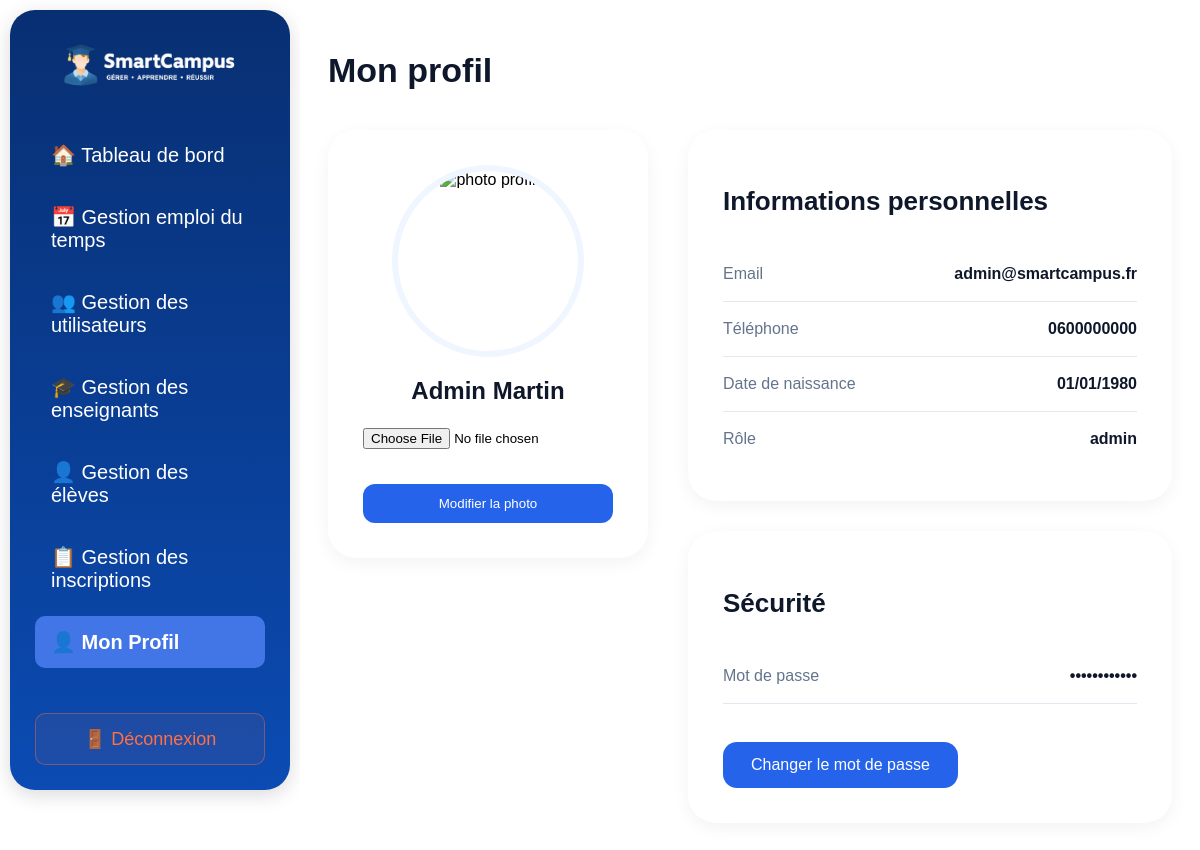
/caca/mon-profil.php (signed in), run on the app's committed database.
### tables this page shows
CREATE TABLE utilisateur (
    id_utilisateur INT PRIMARY KEY AUTO_INCREMENT,
    nom VARCHAR(100) NOT NULL,
    prenom VARCHAR(100) NOT NULL,
    email VARCHAR(150) UNIQUE NOT NULL,
    mot_de_passe VARCHAR(255) NOT NULL,
    role ENUM('admin', 'enseignant', 'eleve') NOT NULL,
    telephone VARCHAR(20),
    date_de_naissance DATE,
    photo VARCHAR(255)
);

### caca/mon-profil.php (the view, shortened to what this page needs)
<?php
require_once("connexion.php");
$id_admin = $_SESSION["id_utilisateur"];
$sql = "
    SELECT nom, prenom, email, telephone, date_de_naissance, photo, role
    FROM utilisateur
    WHERE id_utilisateur = ? AND role = 'admin'
";
$stmt = $conn->prepare($sql);
$stmt->bind_param("i", $id_admin);
$stmt->execute();
$admin = $stmt->get_result()->fetch_assoc();
?>
<!DOCTYPE html>
<html lang="fr">
<head>
    <link rel="stylesheet" href="style.css">
</head>
<body>
<div class="layout">
    <aside class="sidebar">
        <div class="sidebar-logo">
            <a href="dashboard-admin.php">
                <img src="images/logo-blanc.png" alt="logo">
            </a>
        </div>
        <nav class="nav">
     <a href="dashboard-admin.php" class="nav-item">🏠 Tableau de bord</a>
      <a href="planning-admin.php" class="nav-item ">📅 Gestion emploi du temps</a>
      <a href="utilisateurs.php" class="nav-item">👥 Gestion des utilisateurs</a>
      <a href="enseignants.php" class="nav-item">🎓 Gestion des enseignants</a>
      <a href="eleves.php" class="nav-item">👤 Gestion des élèves</a>
      <a href="inscriptions.php" class="nav-item">📋 Gestion des inscriptions</a>
      <a href="mon-profil.php" class="nav-item active">👤 Mon Profil</a>
        </nav>
        <a href="dconnexion.php" class="nav-logout">🚪 Déconnexion</a>
    </aside>
    <main class="main">
        <h1 class="page-title">Mon profil</h1>
        <div class="profile-layout">
            <div class="profile-card">
                <form action="upload-photo-admin.php" method="POST" enctype="multipart/form-data">
                    <div class="profile-image">
                        <img
                            src="<?= !empty($admin['photo']) ? htmlspecialchars($admin['photo']) : 'images/default.png' ?>"
                            alt="photo profil">
                    </div>
                    <h2 class="profile-name">
                        <?= htmlspecialchars($admin["prenom"] . " " . $admin["nom"]) ?>
                    </h2>
                    <input
                        type="file"
                        name="photo"
                        accept="image/*"
                        class="input-photo"
                        required>
                    <button type="submit" class="upload-btn">
                        Modifier la photo
                    </button>
                </form>
            </div>
            <div class="info-section">
                <div class="info-card">
                    <h2>Informations personnelles</h2>
                    <div class="info-row">
                        <span class="label">Email</span>
                        <span class="value"><?= htmlspecialchars($admin["email"] ?? "Non renseigné") ?></span>
                    </div>
                    <div class="info-row">
                        <span class="label">Téléphone</span>
                        <span class="value"><?= htmlspecialchars($admin["telephone"] ?? "Non renseigné") ?></span>
                    </div>
                    <div class="info-row">
                        <span class="label">Date de naissance</span>
                        <span class="value">
                            <?= !empty($admin["date_de_naissance"])
                                ? date("d/m/Y", strtotime($admin["date_de_naissance"]))
                                : "Non renseignée" ?>
                        </span>
                    </div>
                    <div class="info-row">
                        <span class="label">Rôle</span>
                        <span class="value"><?= htmlspecialchars($admin["role"]) ?></span>
                    </div>
                </div>
                <div class="info-card">
                    <h2>Sécurité</h2>
                    <div class="info-row">
                        <span class="label">Mot de passe</span>
                        <span class="value">••••••••••••</span>
                    </div>
                    <br>
                    <a href="changer-mdp-admin.html" class="security-btn">
                        Changer le mot de passe
                    </a>
                </div>
            </div>
        </div>
    </main>
</div>
</body>
</html>

### caca/style.css (style rules this page uses)
body { margin: 0; padding: 0; background: white; min-height: 100vh; }
.layout { display: flex; min-height: 100vh; font-family: Arial, sans-serif; padding: 0; margin: 0; background: white; }
.main { flex: 1; background: white; padding: 28px; overflow-y: auto; min-height: 100vh; width: 100%; }
@media (max-width: 1200px) { body { flex-direction: column; justify-content: center; align-items: center; } }
.layout { display: flex; min-height: 100vh; font-family: Arial, sans-serif; padding: 0; background: white; }
.sidebar { width:280px; height:calc(100vh - 20px); margin:10px; background:linear-gradient(180deg,#082f72,#0b4bb3); border-radius:25px; padding:25px; box-sizing:border-box; display:flex; flex-direction:column; box-shadow:0 5px 20px rgba(0,0,0,0.15); }
.sidebar-logo { text-align:center; margin-bottom:30px; }
.sidebar-logo img { width:190px; height:auto; transition:0.3s; }
.nav { display:flex; flex-direction:column; gap:10px; flex:1; }
.nav-item { color:white; text-decoration:none; font-size:20px; padding:14px 16px; border-radius:10px; transition:0.3s; }
.nav-item.active { background:#4276e7; font-weight:bold; }
.nav-logout { color:#ff7043; text-decoration:none; font-size:18px; padding:14px; border-radius:10px; border:1px solid rgba(255,112,67,0.4); background:rgba(255,112,67,0.08); text-align:center; transition:0.3s; }
.main { flex: 1; background: white; padding: 28px; overflow-y: auto; min-height: 100vh; }
.page-title { font-size:34px; font-weight:700; color:#0f172a; margin-bottom:40px; }
.profile-layout { display:grid; grid-template-columns:320px 1fr; gap:40px; }
.profile-card { background:white; border-radius:28px; padding:35px; text-align:center; box-shadow:0 5px 18px rgba(0,0,0,0.05); height:fit-content; }
.profile-image { width:180px; height:180px; margin:auto; border-radius:50%; overflow:hidden; border:6px solid #eff6ff; margin-bottom:20px; }
.profile-image img { width:100%; height:100%; object-fit:cover; }
.profile-name { font-size:24px; font-weight:700; color:#0f172a; margin-bottom:8px; }
.upload-btn, .security-btn { display:inline-block; padding:14px 28px; background:#2563eb; color:white; text-decoration:none; border-radius:14px; margin-top:20px; transition:0.3s; }
.info-section { display:flex; flex-direction:column; gap:30px; }
.info-card { background:white; border-radius:28px; padding:35px; box-shadow:0 5px 18px rgba(0,0,0,0.05); }
.info-card h2 { font-size:26px; margin-bottom:30px; color:#0f172a; }
.info-row { display:flex; justify-content:space-between; align-items:center; padding:18px 0; border-bottom:1px solid #e2e8f0; }
.info-row:last-child { border-bottom:none; }
.label { color:#64748b; font-weight:500; }
.value { color:#0f172a; font-weight:600; }
.input-photo { width:100%; margin:15px 0; }
.upload-btn { width:100%; padding:12px; border:none; border-radius:12px; background:#2563eb; color:white; cursor:pointer; }

### data on the page
utilisateur: prenom+nom "Admin Martin", email "admin@smartcampus.fr", telephone "0600000000", date_de_naissance "01/01/1980", role "admin"
